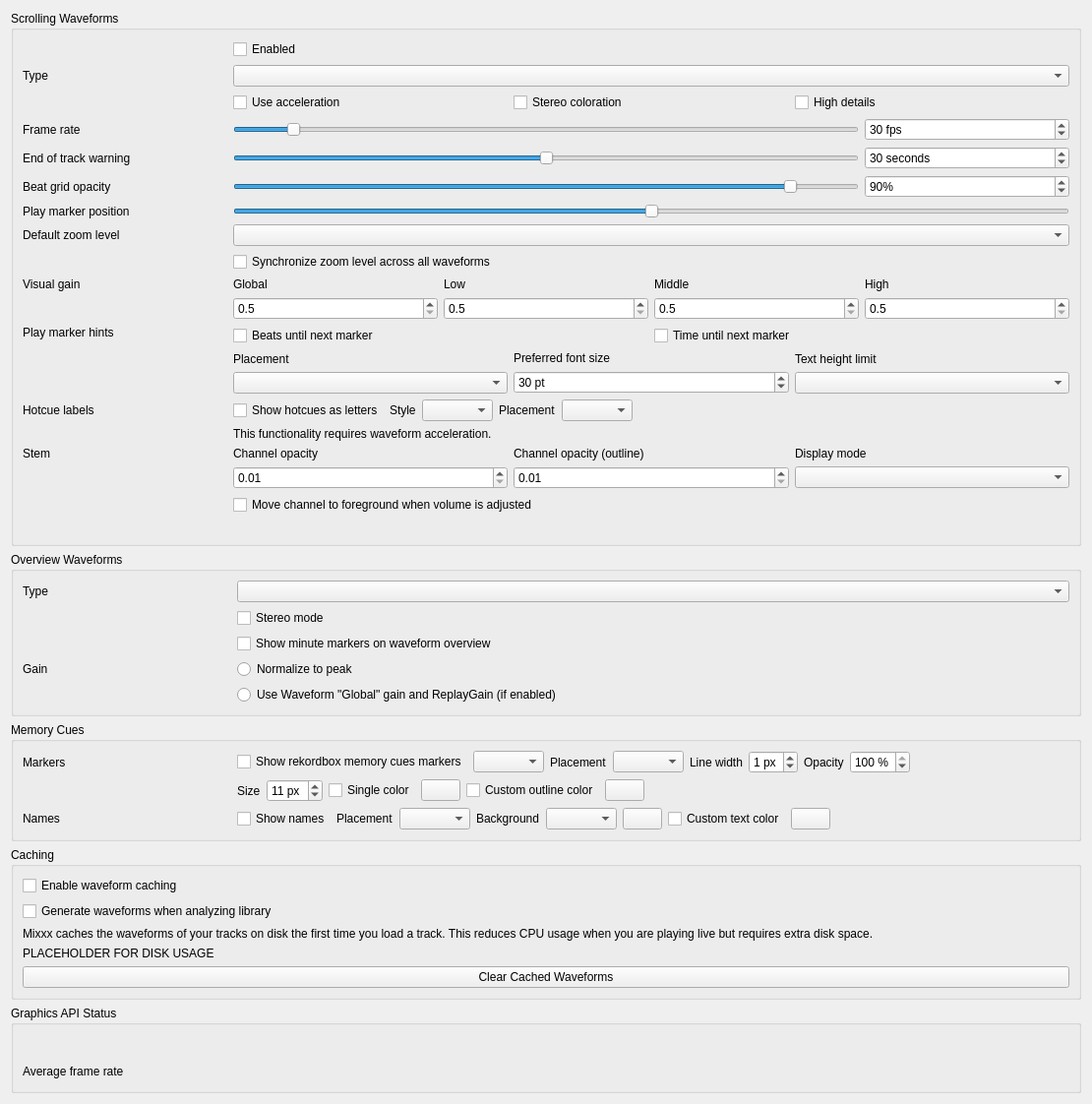
<?xml version="1.0" encoding="UTF-8"?>
<ui version="4.0">
 <class>DlgPrefWaveformDlg</class>
 <widget class="QWidget" name="DlgPrefWaveformDlg">
  <property name="geometry">
   <rect>
    <x>0</x>
    <y>0</y>
    <width>1110</width>
    <height>939</height>
   </rect>
  </property>
  <property name="windowTitle">
   <string>Waveform Preferences</string>
  </property>
  <layout class="QVBoxLayout" name="mainLayout">

  <item>
   <widget class="QGroupBox" name="waveform_groupbox">
    <property name="title">
     <string>Scrolling Waveforms</string>
    </property>
    <layout class="QGridLayout" name="waveform_layout">

     <item row="0" column="1">
      <widget class="QCheckBox" name="useWaveformCheckBox">
       <property name="text">
        <string>Enabled</string>
       </property>
      </widget>
     </item>

     <item row="1" column="0">
      <widget class="QLabel" name="waveformTypeLabel">
       <property name="sizePolicy">
        <sizepolicy hsizetype="Preferred" vsizetype="Preferred">
         <horstretch>0</horstretch>
         <verstretch>0</verstretch>
        </sizepolicy>
       </property>
       <property name="toolTip">
        <string extracomment="The big waveform summary shows the waveform envelope of the track near the current playback position."/>
       </property>
       <property name="text">
        <string>Type</string>
       </property>
       <property name="alignment">
        <set>Qt::AlignLeading|Qt::AlignLeft|Qt::AlignVCenter</set>
       </property>
       <property name="buddy">
        <cstring>waveformTypeComboBox</cstring>
       </property>
      </widget>
     </item>
     <item row="1" column="1" colspan="4">
      <widget class="QComboBox" name="waveformTypeComboBox">
       <property name="toolTip">
        <string>The waveform shows the waveform envelope of the track near the current playback position.
Select from different types of displays for the waveform, which differ primarily in the level of detail shown in the waveform.</string>
       </property>
      </widget>
     </item>

     <item row="2" column="1" colspan="4">
      <layout class="QHBoxLayout" name="waveform_render_options">
       <item>
        <widget class="QCheckBox" name="useAccelerationCheckBox">
         <property name="text">
          <string>Use acceleration</string>
         </property>
        </widget>
       </item>
       <item>
        <widget class="QCheckBox" name="splitLeftRightCheckBox">
         <property name="text">
          <string>Stereo coloration</string>
         </property>
        </widget>
       </item>
       <item>
        <widget class="QCheckBox" name="highDetailCheckBox">
         <property name="text">
          <string>High details</string>
         </property>
        </widget>
       </item>
      </layout>
     </item>

     <item row="4" column="0">
      <widget class="QLabel" name="frameRateLabel">
       <property name="text">
        <string>Frame rate</string>
       </property>
       <property name="alignment">
        <set>Qt::AlignLeading|Qt::AlignLeft|Qt::AlignVCenter</set>
       </property>
       <property name="buddy">
        <cstring>frameRateSlider</cstring>
       </property>
      </widget>
     </item>
     <item row="4" column="1" colspan="3">
      <widget class="QSlider" name="frameRateSlider">
       <property name="sizePolicy">
        <sizepolicy hsizetype="Preferred" vsizetype="Fixed">
         <horstretch>0</horstretch>
         <verstretch>0</verstretch>
        </sizepolicy>
       </property>
       <property name="maximumSize">
        <size>
         <width>16777215</width>
         <height>16777215</height>
        </size>
       </property>
       <property name="minimum">
        <number>10</number>
       </property>
       <property name="maximum">
        <number>240</number>
       </property>
       <property name="value">
        <number>30</number>
       </property>
       <property name="orientation">
        <enum>Qt::Horizontal</enum>
       </property>
      </widget>
     </item>
     <item row="4" column="4">
      <widget class="QSpinBox" name="frameRateSpinBox">
       <property name="toolTip">
        <string/>
       </property>
       <property name="suffix">
        <string> fps</string>
       </property>
       <property name="minimum">
        <number>10</number>
       </property>
       <property name="maximum">
        <number>240</number>
       </property>
       <property name="value">
        <number>30</number>
       </property>
      </widget>
     </item>

     <item row="5" column="0">
      <widget class="QLabel" name="endOfTrackWarningTimeLabel">
       <property name="text">
        <string>End of track warning</string>
       </property>
       <property name="alignment">
        <set>Qt::AlignLeading|Qt::AlignLeft|Qt::AlignVCenter</set>
       </property>
       <property name="buddy">
        <cstring>endOfTrackWarningTimeSlider</cstring>
       </property>
      </widget>
     </item>
     <item row="5" column="1" colspan="3">
      <widget class="QSlider" name="endOfTrackWarningTimeSlider">
       <property name="sizePolicy">
        <sizepolicy hsizetype="Preferred" vsizetype="Fixed">
         <horstretch>0</horstretch>
         <verstretch>0</verstretch>
        </sizepolicy>
       </property>
       <property name="maximumSize">
        <size>
         <width>16777215</width>
         <height>16777215</height>
        </size>
       </property>
       <property name="minimum">
        <number>0</number>
       </property>
       <property name="maximum">
        <number>60</number>
       </property>
       <property name="value">
        <number>30</number>
       </property>
       <property name="orientation">
        <enum>Qt::Horizontal</enum>
       </property>
      </widget>
     </item>
     <item row="5" column="4">
      <widget class="QSpinBox" name="endOfTrackWarningTimeSpinBox">
       <property name="toolTip">
        <string>Highlight the waveforms when the last seconds of a track remains.</string>
       </property>
       <property name="suffix">
        <string> seconds</string>
       </property>
       <property name="minimum">
        <number>0</number>
       </property>
       <property name="maximum">
        <number>60</number>
       </property>
       <property name="value">
        <number>30</number>
       </property>
      </widget>
     </item>

     <item row="6" column="0">
      <widget class="QLabel" name="BeatgridWaveform">
       <property name="toolTip">
        <string/>
       </property>
       <property name="midLineWidth">
        <number>6</number>
       </property>
       <property name="text">
        <string>Beat grid opacity</string>
       </property>
       <property name="alignment">
        <set>Qt::AlignLeading|Qt::AlignLeft|Qt::AlignVCenter</set>
       </property>
      </widget>
     </item>
     <item row="6" column="1" colspan="3">
      <widget class="QSlider" name="beatGridAlphaSlider">
       <property name="maximum">
        <number>100</number>
       </property>
       <property name="value">
        <number>90</number>
       </property>
       <property name="orientation">
        <enum>Qt::Horizontal</enum>
       </property>
      </widget>
     </item>
     <item row="6" column="4">
      <widget class="QSpinBox" name="beatGridAlphaSpinBox">
       <property name="toolTip">
        <string>Set amount of opacity on beat grid lines.</string>
       </property>
       <property name="suffix">
        <string>%</string>
       </property>
       <property name="maximum">
        <number>100</number>
       </property>
       <property name="value">
        <number>90</number>
       </property>
      </widget>
     </item>

     <item row="7" column="0">
      <widget class="QLabel" name="playMarkerPositionLabel">
       <property name="text">
        <string>Play marker position</string>
       </property>
      </widget>
     </item>
     <item row="7" column="1" colspan="4">
      <widget class="QSlider" name="playMarkerPositionSlider">
       <property name="sizePolicy">
        <sizepolicy hsizetype="Preferred" vsizetype="Fixed">
         <horstretch>0</horstretch>
         <verstretch>0</verstretch>
        </sizepolicy>
       </property>
       <property name="maximumSize">
        <size>
         <width>16777215</width>
         <height>16777215</height>
        </size>
       </property>
       <property name="toolTip">
        <string>Moves the play marker position on the waveforms to the left, right or center (default).</string>
       </property>
       <property name="minimum">
        <number>0</number>
       </property>
       <property name="maximum">
        <number>100</number>
       </property>
       <property name="value">
        <number>50</number>
       </property>
       <property name="orientation">
        <enum>Qt::Horizontal</enum>
       </property>
      </widget>
     </item>

     <item row="8" column="0">
      <widget class="QLabel" name="defaultZoomLabel">
       <property name="text">
        <string extracomment="Waveform zoom">Default zoom level</string>
       </property>
       <property name="alignment">
        <set>Qt::AlignLeading|Qt::AlignLeft|Qt::AlignVCenter</set>
       </property>
       <property name="buddy">
        <cstring>defaultZoomComboBox</cstring>
       </property>
      </widget>
     </item>
     <item row="8" column="1" colspan="4">
      <widget class="QComboBox" name="defaultZoomComboBox"/>
     </item>

     <item row="9" column="1" colspan="4">
      <widget class="QCheckBox" name="synchronizeZoomCheckBox">
       <property name="toolTip">
        <string>Synchronize zoom level across all waveform displays.</string>
       </property>
       <property name="text">
        <string>Synchronize zoom level across all waveforms</string>
       </property>
      </widget>
     </item>

     <item row="10" column="0">
      <widget class="QLabel" name="visualGainLabel">
       <property name="text">
        <string>Visual gain</string>
       </property>
       <property name="alignment">
        <set>Qt::AlignLeading|Qt::AlignLeft|Qt::AlignTop</set>
       </property>
       <property name="buddy">
        <cstring>allVisualGain</cstring>
       </property>
      </widget>
     </item>
     <item row="10" column="1" colspan="4">
      <layout class="QGridLayout" name="gridLayout_3">
       <item row="0" column="0">
        <widget class="QLabel" name="visualGainLabel_global">
         <property name="text">
          <string>Global</string>
         </property>
         <property name="alignment">
          <set>Qt::AlignLeading|Qt::AlignLeft|Qt::AlignVCenter</set>
         </property>
         <property name="buddy">
          <cstring>allVisualGain</cstring>
         </property>
        </widget>
       </item>
       <item row="0" column="1">
        <widget class="QLabel" name="visualGainLabel_low">
         <property name="text">
          <string>Low</string>
         </property>
         <property name="alignment">
          <set>Qt::AlignLeading|Qt::AlignLeft|Qt::AlignVCenter</set>
         </property>
         <property name="buddy">
          <cstring>lowVisualGain</cstring>
         </property>
        </widget>
       </item>
       <item row="0" column="2">
        <widget class="QLabel" name="visualGainLabel_mid">
         <property name="text">
          <string>Middle</string>
         </property>
         <property name="alignment">
          <set>Qt::AlignLeading|Qt::AlignLeft|Qt::AlignVCenter</set>
         </property>
         <property name="buddy">
          <cstring>midVisualGain</cstring>
         </property>
        </widget>
       </item>
       <item row="0" column="3">
        <widget class="QLabel" name="visualGainLabel_high">
         <property name="text">
          <string>High</string>
         </property>
         <property name="alignment">
          <set>Qt::AlignLeading|Qt::AlignLeft|Qt::AlignVCenter</set>
         </property>
         <property name="buddy">
          <cstring>highVisualGain</cstring>
         </property>
        </widget>
       </item>

       <item row="1" column="0">
        <widget class="QDoubleSpinBox" name="allVisualGain">
         <property name="toolTip">
          <string>Global visual gain</string>
         </property>
         <property name="decimals">
          <number>1</number>
         </property>
         <property name="minimum">
          <double>0.500000000000000</double>
         </property>
         <property name="maximum">
          <double>5.000000000000000</double>
         </property>
         <property name="singleStep">
          <double>0.100000000000000</double>
         </property>
        </widget>
       </item>
       <item row="1" column="1">
        <widget class="QDoubleSpinBox" name="lowVisualGain">
         <property name="toolTip">
          <string>Visual gain of the low frequencies</string>
         </property>
         <property name="decimals">
          <number>1</number>
         </property>
         <property name="minimum">
          <double>0.500000000000000</double>
         </property>
         <property name="maximum">
          <double>5.000000000000000</double>
         </property>
         <property name="singleStep">
          <double>0.100000000000000</double>
         </property>
        </widget>
       </item>
       <item row="1" column="2">
        <widget class="QDoubleSpinBox" name="midVisualGain">
         <property name="toolTip">
          <string>Visual gain of the middle frequencies</string>
         </property>
         <property name="decimals">
          <number>1</number>
         </property>
         <property name="minimum">
          <double>0.500000000000000</double>
         </property>
         <property name="maximum">
          <double>5.000000000000000</double>
         </property>
         <property name="singleStep">
          <double>0.100000000000000</double>
         </property>
        </widget>
       </item>
       <item row="1" column="3">
        <widget class="QDoubleSpinBox" name="highVisualGain">
         <property name="toolTip">
          <string>Visual gain of the high frequencies</string>
         </property>
         <property name="decimals">
          <number>1</number>
         </property>
         <property name="minimum">
          <double>0.500000000000000</double>
         </property>
         <property name="maximum">
          <double>5.000000000000000</double>
         </property>
         <property name="singleStep">
          <double>0.100000000000000</double>
         </property>
        </widget>
       </item>
      </layout>
     </item>

     <item row="11" column="0">
      <widget class="QLabel" name="marker_hints_label">
       <property name="text">
        <string>Play marker hints</string>
       </property>
       <property name="alignment">
        <set>Qt::AlignLeading|Qt::AlignLeft|Qt::AlignTop</set>
       </property>
      </widget>
     </item>
     <item row="11" column="1" colspan="2">
      <widget class="QCheckBox" name="untilMarkShowBeatsCheckBox">
       <property name="text">
        <string>Beats until next marker</string>
       </property>
      </widget>
     </item>
     <item row="11" column="3" colspan="2">
      <widget class="QCheckBox" name="untilMarkShowTimeCheckBox">
       <property name="text">
        <string>Time until next marker</string>
       </property>
      </widget>
     </item>

     <item row="12" column="1" colspan="4">
      <layout class="QHBoxLayout" name="marker_option_layout">
       <item>
        <layout class="QVBoxLayout" name="marker_options_placement_layout">
         <item>
          <widget class="QLabel" name="untilMarkAlignLabel">
           <property name="text">
            <string>Placement</string>
           </property>
           <property name="alignment">
            <set>Qt::AlignLeading|Qt::AlignLeft|Qt::AlignVCenter</set>
           </property>
           <property name="buddy">
            <cstring>untilMarkAlignComboBox</cstring>
           </property>
          </widget>
         </item>
         <item>
          <widget class="QComboBox" name="untilMarkAlignComboBox"/>
         </item>
        </layout>
       </item>

       <item>
        <layout class="QVBoxLayout" name="marker_options_font_layout">
         <item>
          <widget class="QLabel" name="untilMarkTextPointSizeLabel">
           <property name="text">
            <string>Preferred font size</string>
           </property>
           <property name="alignment">
            <set>Qt::AlignLeading|Qt::AlignLeft|Qt::AlignVCenter</set>
           </property>
           <property name="buddy">
            <cstring>untilMarkTextPointSizeSpinBox</cstring>
           </property>
          </widget>
         </item>
         <item>
          <widget class="QSpinBox" name="untilMarkTextPointSizeSpinBox">
           <property name="toolTip">
            <string/>
           </property>
           <property name="suffix">
            <string> pt</string>
           </property>
           <property name="minimum">
            <number>10</number>
           </property>
           <property name="maximum">
            <number>100</number>
           </property>
           <property name="value">
            <number>30</number>
           </property>
          </widget>
         </item>
        </layout>
       </item>

       <item>
        <layout class="QVBoxLayout" name="marker_options_textheight_layout">
         <item>
          <widget class="QLabel" name="untilMarkTextHeightLimitLabel">
           <property name="text">
            <string>Text height limit</string>
           </property>
           <property name="alignment">
            <set>Qt::AlignLeading|Qt::AlignLeft|Qt::AlignVCenter</set>
           </property>
           <property name="buddy">
            <cstring>untilMarkTextHeightLimitComboBox</cstring>
           </property>
          </widget>
         </item>
         <item>
          <widget class="QComboBox" name="untilMarkTextHeightLimitComboBox"/>
         </item>
        </layout>
       </item>

      </layout><!-- marker_option_layout -->
     </item>

     <item row="13" column="0">
      <widget class="QLabel" name="hotCueLabelsLabel">
       <property name="text">
        <string>Hotcue labels</string>
       </property>
       <property name="alignment">
        <set>Qt::AlignLeading|Qt::AlignLeft|Qt::AlignVCenter</set>
       </property>
      </widget>
     </item>
     <item row="13" column="1" colspan="4">
      <layout class="QHBoxLayout" name="hotCueLabelsLayout">
       <item>
        <widget class="QCheckBox" name="hotCueLettersCheckBox">
         <property name="toolTip">
          <string>Name hotcues A, B, C... instead of 1, 2, 3, like rekordbox hot cues. Hotcues after Z keep their number. A main cue labeled with a single letter (e.g. "C") is shown as "CUE" then.</string>
         </property>
         <property name="text">
          <string>Show hotcues as letters</string>
         </property>
        </widget>
       </item>
       <item>
        <widget class="QLabel" name="hotCueLabelStyleLabel">
         <property name="text">
          <string>Style</string>
         </property>
         <property name="buddy">
          <cstring>hotCueLabelStyleComboBox</cstring>
         </property>
        </widget>
       </item>
       <item>
        <widget class="QComboBox" name="hotCueLabelStyleComboBox">
         <property name="toolTip">
          <string>Look of the hotcue labels. rekordbox: centered on the cue line at the top (or bottom, see Placement), cue colored background and black text.</string>
         </property>
        </widget>
       </item>
       <item>
        <widget class="QLabel" name="hotCueLabelPlacementLabel">
         <property name="text">
          <string>Placement</string>
         </property>
         <property name="buddy">
          <cstring>hotCueLabelPlacementComboBox</cstring>
         </property>
        </widget>
       </item>
       <item>
        <widget class="QComboBox" name="hotCueLabelPlacementComboBox">
         <property name="toolTip">
          <string>Where hotcue labels are drawn: as defined by the skin, or at the top or bottom of the waveforms.</string>
         </property>
        </widget>
       </item>
       <item>
        <spacer name="hotCueLabelsSpacer">
         <property name="orientation">
          <enum>Qt::Horizontal</enum>
         </property>
         <property name="sizeHint" stdset="0">
          <size>
           <width>0</width>
           <height>0</height>
          </size>
         </property>
        </spacer>
       </item>
      </layout>
     </item>
     <item row="14" column="1" colspan="4">
      <widget class="QLabel" name="requiresGLSLLabel">
       <property name="text">
        <string>This functionality requires waveform acceleration.</string>
       </property>
       <property name="alignment">
        <set>Qt::AlignLeading|Qt::AlignLeft|Qt::AlignVCenter</set>
       </property>
      </widget>
     </item>

     <item row="15" column="0">
      <widget class="QLabel" name="stemOpacityLabel">
       <property name="text">
        <string>Stem</string>
       </property>
       <property name="alignment">
        <set>Qt::AlignLeading|Qt::AlignLeft|Qt::AlignTop</set>
       </property>
       <property name="buddy">
        <cstring>stemOpacitySpinBox</cstring>
       </property>
      </widget>
     </item>
     <item row="15" column="1" colspan="4">
      <layout class="QGridLayout" name="stemOpacityGridLayout">
       <item row="0" column="0">
        <widget class="QLabel" name="stemOpacityMainLabel">
         <property name="text">
          <string>Channel opacity</string>
         </property>
         <property name="alignment">
          <set>Qt::AlignLeading|Qt::AlignLeft|Qt::AlignVCenter</set>
         </property>
         <property name="buddy">
          <cstring>stemOpacitySpinBox</cstring>
         </property>
        </widget>
       </item>
       <item row="0" column="1">
        <widget class="QLabel" name="stemOpacityOutlineLabel">
         <property name="text">
          <string>Channel opacity (outline)</string>
         </property>
         <property name="alignment">
          <set>Qt::AlignLeading|Qt::AlignLeft|Qt::AlignVCenter</set>
         </property>
         <property name="buddy">
          <cstring>stemOutlineOpacitySpinBox</cstring>
         </property>
        </widget>
       </item>
       <item row="0" column="2">
        <widget class="QLabel" name="stemDisplayModeLabel">
         <property name="text">
          <string>Display mode</string>
         </property>
         <property name="alignment">
          <set>Qt::AlignLeading|Qt::AlignLeft|Qt::AlignVCenter</set>
         </property>
         <property name="buddy">
          <cstring>stemDisplayModeComboBox</cstring>
         </property>
        </widget>
       </item>

       <item row="1" column="0">
        <widget class="QDoubleSpinBox" name="stemOpacitySpinBox">
         <property name="toolTip">
          <string>Main stem opacity</string>
         </property>
         <property name="decimals">
          <number>2</number>
         </property>
         <property name="minimum">
          <double>0.010000000000000</double>
         </property>
         <property name="maximum">
          <double>1.000000000000000</double>
         </property>
         <property name="singleStep">
          <double>0.010000000000000</double>
         </property>
        </widget>
       </item>
       <item row="1" column="1">
        <widget class="QDoubleSpinBox" name="stemOutlineOpacitySpinBox">
         <property name="toolTip">
          <string>Outline stem opacity</string>
         </property>
         <property name="decimals">
          <number>2</number>
         </property>
         <property name="minimum">
          <double>0.010000000000000</double>
         </property>
         <property name="maximum">
          <double>1.000000000000000</double>
         </property>
         <property name="singleStep">
          <double>0.010000000000000</double>
         </property>
        </widget>
       </item>
       <item row="1" column="2">
        <widget class="QComboBox" name="stemDisplayModeComboBox">
         <property name="toolTip">
          <string>Select the display layout for stem waveforms</string>
         </property>
        </widget>
       </item>
       <item row="2" column="0" colspan="3">
        <widget class="QCheckBox" name="stemReorderLayerOnChangedCheckBox">
         <property name="text">
          <string>Move channel to foreground when volume is adjusted</string>
         </property>
        </widget>
       </item>
      </layout>
     </item>

     <item row="16" column="1" colspan="4">
      <widget class="QLabel" name="requiresGLSLLabel2">
       <property name="alignment">
        <set>Qt::AlignLeading|Qt::AlignLeft|Qt::AlignVCenter</set>
       </property>
      </widget>
     </item>

    </layout>
   </widget>
  </item><!-- waveform groupbox -->

  <item>
   <widget class="QGroupBox" name="overview_groupbox">
    <property name="title">
     <string>Overview Waveforms</string>
    </property>
    <layout class="QGridLayout" name="overview_layout">

     <item row="0" column="0">
      <widget class="QLabel" name="waveformOverviewLabel">
       <property name="toolTip">
        <string extracomment="The smaller, zoomed-out version of the waveform shows the various markers within the track as well as the waveform envelope of the entire track."/>
       </property>
       <property name="text">
        <string>Type</string>
       </property>
      </widget>
     </item>
     <item row="0" column="1" colspan="4">
      <widget class="QComboBox" name="waveformOverviewComboBox">
       <property name="toolTip">
        <string>The waveform overview shows the waveform envelope of the entire track.
Select from different types of displays for the waveform overview, which differ primarily in the level of detail shown in the waveform.</string>
       </property>
      </widget>
     </item>

     <item row="1" column="1" colspan="4">
      <widget class="QCheckBox" name="overviewStereoCheckBox">
       <property name="text">
        <string>Stereo mode</string>
       </property>
      </widget>
     </item>

     <item row="2" column="1" colspan="4">
      <widget class="QCheckBox" name="overviewMinuteMarkersCheckBox">
       <property name="text">
        <string>Show minute markers on waveform overview</string>
       </property>
      </widget>
     </item>

     <item row="3" column="0">
      <widget class="QLabel" name="overview_gain_label">
       <property name="toolTip">
        <string extracomment="Select a gain mode for the waveform overview."/>
       </property>
       <property name="text">
        <string>Gain</string>
       </property>
      </widget>
     </item>
     <item row="3" column="1" colspan="4">
      <widget class="QRadioButton" name="overview_scale_normalize">
       <property name="text">
        <string>Normalize to peak</string>
       </property>
       <attribute name="buttonGroup">
        <string notr="true">overview_scale_options</string>
       </attribute>
      </widget>
     </item>
     <item row="4" column="1" colspan="4">
      <widget class="QRadioButton" name="overview_scale_allReplayGain">
       <property name="text">
        <string extracomment="'Global' refers to the 'Global' visual gain in the scrolling waveform settings">Use Waveform "Global" gain and ReplayGain (if enabled)</string>
       </property>
       <attribute name="buttonGroup">
        <string notr="true">overview_scale_options</string>
       </attribute>
      </widget>
     </item>

    </layout>
   </widget>
  </item><!-- overview_groupbox -->

  <item>
   <widget class="QGroupBox" name="memory_cues_groupbox">
    <property name="title">
     <string>Memory Cues</string>
    </property>
    <layout class="QGridLayout" name="memory_cues_layout">
     <item row="0" column="0">
      <widget class="QLabel" name="memoryCueMarkersLabel">
       <property name="text">
        <string>Markers</string>
       </property>
       <property name="alignment">
        <set>Qt::AlignLeading|Qt::AlignLeft|Qt::AlignVCenter</set>
       </property>
      </widget>
     </item>
     <item row="0" column="1" colspan="4">
      <layout class="QHBoxLayout" name="memoryCueMarkersLayout">
       <item>
        <widget class="QCheckBox" name="showMemoryCueMarkersCheckBox">
         <property name="toolTip">
          <string>Draw hotcues 9 and up as small triangles in the cue color, without number, like rekordbox memory cues. Memory cues imported from rekordbox USB drives are placed on these hotcues.</string>
         </property>
         <property name="text">
          <string>Show rekordbox memory cues markers</string>
         </property>
        </widget>
       </item>
       <item>
        <widget class="QComboBox" name="memoryCueMarkerViewComboBox">
         <property name="toolTip">
          <string>Where to draw the memory cue markers. In the other view, memory cues are shown as normal numbered hotcues.</string>
         </property>
        </widget>
       </item>
       <item>
        <widget class="QLabel" name="memoryCueMarkerAlignLabel">
         <property name="text">
          <string>Placement</string>
         </property>
         <property name="buddy">
          <cstring>memoryCueMarkerAlignComboBox</cstring>
         </property>
        </widget>
       </item>
       <item>
        <widget class="QComboBox" name="memoryCueMarkerAlignComboBox">
         <property name="toolTip">
          <string>Show the memory cue triangle at the top, at the bottom or at both edges of the waveforms.</string>
         </property>
        </widget>
       </item>
       <item>
        <widget class="QLabel" name="memoryCueMarkerLineWidthLabel">
         <property name="text">
          <string>Line width</string>
         </property>
         <property name="buddy">
          <cstring>memoryCueMarkerLineWidthSpinBox</cstring>
         </property>
        </widget>
       </item>
       <item>
        <widget class="QSpinBox" name="memoryCueMarkerLineWidthSpinBox">
         <property name="toolTip">
          <string>Thickness of the memory cue marker line. 0 px shows only the triangles.</string>
         </property>
         <property name="suffix">
          <string> px</string>
         </property>
         <property name="minimum">
          <number>0</number>
         </property>
         <property name="maximum">
          <number>5</number>
         </property>
         <property name="value">
          <number>1</number>
         </property>
        </widget>
       </item>
       <item>
        <widget class="QLabel" name="memoryCueMarkerOpacityLabel">
         <property name="text">
          <string>Opacity</string>
         </property>
         <property name="buddy">
          <cstring>memoryCueMarkerOpacitySpinBox</cstring>
         </property>
        </widget>
       </item>
       <item>
        <widget class="QSpinBox" name="memoryCueMarkerOpacitySpinBox">
         <property name="toolTip">
          <string>Opacity of the memory cue lines and triangles. Lower values let the waveform show through. Names are not affected.</string>
         </property>
         <property name="suffix">
          <string> %</string>
         </property>
         <property name="minimum">
          <number>10</number>
         </property>
         <property name="maximum">
          <number>100</number>
         </property>
         <property name="singleStep">
          <number>5</number>
         </property>
         <property name="value">
          <number>100</number>
         </property>
        </widget>
       </item>
       <item>
        <spacer name="memoryCueMarkersSpacer">
         <property name="orientation">
          <enum>Qt::Horizontal</enum>
         </property>
         <property name="sizeHint" stdset="0">
          <size>
           <width>0</width>
           <height>0</height>
          </size>
         </property>
        </spacer>
       </item>
      </layout>
     </item>
     <item row="1" column="1" colspan="4">
      <layout class="QHBoxLayout" name="memoryCueMarkersStyleLayout">
       <item>
        <widget class="QLabel" name="memoryCueMarkerSizeLabel">
         <property name="text">
          <string>Size</string>
         </property>
         <property name="buddy">
          <cstring>memoryCueMarkerSizeSpinBox</cstring>
         </property>
        </widget>
       </item>
       <item>
        <widget class="QSpinBox" name="memoryCueMarkerSizeSpinBox">
         <property name="toolTip">
          <string>Size of the memory cue triangles in the scrolling waveforms. The overview uses a slightly smaller size.</string>
         </property>
         <property name="suffix">
          <string> px</string>
         </property>
         <property name="minimum">
          <number>5</number>
         </property>
         <property name="maximum">
          <number>31</number>
         </property>
         <property name="singleStep">
          <number>2</number>
         </property>
         <property name="value">
          <number>11</number>
         </property>
        </widget>
       </item>
       <item>
        <widget class="QCheckBox" name="memoryCueMarkerSingleColorCheckBox">
         <property name="toolTip">
          <string>Draw all memory cues in one color (e.g. rekordbox red) instead of each cue's own color.</string>
         </property>
         <property name="text">
          <string>Single color</string>
         </property>
        </widget>
       </item>
       <item>
        <widget class="QPushButton" name="memoryCueMarkerColorButton">
         <property name="minimumSize">
          <size>
           <width>40</width>
           <height>0</height>
          </size>
         </property>
         <property name="maximumSize">
          <size>
           <width>40</width>
           <height>16777215</height>
          </size>
         </property>
         <property name="text">
          <string/>
         </property>
        </widget>
       </item>
       <item>
        <widget class="QCheckBox" name="memoryCueMarkerCustomOutlineCheckBox">
         <property name="toolTip">
          <string>Draw the outline of the memory cue triangles in a custom color instead of the automatic one.</string>
         </property>
         <property name="text">
          <string>Custom outline color</string>
         </property>
        </widget>
       </item>
       <item>
        <widget class="QPushButton" name="memoryCueMarkerOutlineColorButton">
         <property name="minimumSize">
          <size>
           <width>40</width>
           <height>0</height>
          </size>
         </property>
         <property name="maximumSize">
          <size>
           <width>40</width>
           <height>16777215</height>
          </size>
         </property>
         <property name="text">
          <string/>
         </property>
        </widget>
       </item>
       <item>
        <spacer name="memoryCueMarkersStyleSpacer">
         <property name="orientation">
          <enum>Qt::Horizontal</enum>
         </property>
         <property name="sizeHint" stdset="0">
          <size>
           <width>0</width>
           <height>0</height>
          </size>
         </property>
        </spacer>
       </item>
      </layout>
     </item>
     <item row="2" column="1" colspan="4">
      <layout class="QHBoxLayout" name="memoryCueNamesLayout">
       <item>
        <widget class="QCheckBox" name="memoryCueMarkerShowNamesCheckBox">
         <property name="toolTip">
          <string>Show the name of each memory cue (e.g. the rekordbox comment) next to its marker. Long names are shortened so they don't run into the next label.</string>
         </property>
         <property name="text">
          <string>Show names</string>
         </property>
        </widget>
       </item>
       <item>
        <widget class="QLabel" name="memoryCueNameAlignLabel">
         <property name="text">
          <string>Placement</string>
         </property>
         <property name="buddy">
          <cstring>memoryCueNameAlignComboBox</cstring>
         </property>
        </widget>
       </item>
       <item>
        <widget class="QComboBox" name="memoryCueNameAlignComboBox">
         <property name="toolTip">
          <string>Show the memory cue names at the top or at the bottom of the waveforms.</string>
         </property>
        </widget>
       </item>
       <item>
        <widget class="QLabel" name="memoryCueNameBackgroundLabel">
         <property name="text">
          <string>Background</string>
         </property>
         <property name="buddy">
          <cstring>memoryCueNameBackgroundComboBox</cstring>
         </property>
        </widget>
       </item>
       <item>
        <widget class="QComboBox" name="memoryCueNameBackgroundComboBox">
         <property name="toolTip">
          <string>Background behind the names: none, a subtle box in the cue color like hotcue labels, or a custom color (transparency supported).</string>
         </property>
        </widget>
       </item>
       <item>
        <widget class="QPushButton" name="memoryCueNameBackgroundColorButton">
         <property name="minimumSize">
          <size>
           <width>40</width>
           <height>0</height>
          </size>
         </property>
         <property name="maximumSize">
          <size>
           <width>40</width>
           <height>16777215</height>
          </size>
         </property>
         <property name="text">
          <string/>
         </property>
        </widget>
       </item>
       <item>
        <widget class="QCheckBox" name="memoryCueNameCustomTextColorCheckBox">
         <property name="toolTip">
          <string>Draw the names in a custom text color instead of the automatic one.</string>
         </property>
         <property name="text">
          <string>Custom text color</string>
         </property>
        </widget>
       </item>
       <item>
        <widget class="QPushButton" name="memoryCueNameTextColorButton">
         <property name="minimumSize">
          <size>
           <width>40</width>
           <height>0</height>
          </size>
         </property>
         <property name="maximumSize">
          <size>
           <width>40</width>
           <height>16777215</height>
          </size>
         </property>
         <property name="text">
          <string/>
         </property>
        </widget>
       </item>
       <item>
        <spacer name="memoryCueNamesSpacer">
         <property name="orientation">
          <enum>Qt::Horizontal</enum>
         </property>
         <property name="sizeHint" stdset="0">
          <size>
           <width>0</width>
           <height>0</height>
          </size>
         </property>
        </spacer>
       </item>
      </layout>
     </item>
     <item row="2" column="0">
      <widget class="QLabel" name="memoryCueNamesLabel">
       <property name="text">
        <string>Names</string>
       </property>
       <property name="alignment">
        <set>Qt::AlignLeading|Qt::AlignLeft|Qt::AlignVCenter</set>
       </property>
      </widget>
     </item>
    </layout>
   </widget>
  </item><!-- memory_cues_groupbox -->

  <item>
   <widget class="QGroupBox" name="caching_groupbox">
    <property name="title">
     <string>Caching</string>
    </property>
    <layout class="QVBoxLayout" name="caching_layout">
     <item>
      <widget class="QCheckBox" name="enableWaveformCaching">
       <property name="text">
        <string>Enable waveform caching</string>
       </property>
      </widget>
     </item>
     <item>
      <widget class="QCheckBox" name="enableWaveformGenerationWithAnalysis">
       <property name="text">
        <string>Generate waveforms when analyzing library</string>
       </property>
      </widget>
     </item>
     <item>
      <widget class="QLabel" name="waveformCachingInfo">
       <property name="text">
        <string>Mixxx caches the waveforms of your tracks on disk the first time you load a track. This reduces CPU usage when you are playing live but requires extra disk space.</string>
       </property>
       <property name="wordWrap">
        <bool>true</bool>
       </property>
      </widget>
     </item>
     <item>
      <widget class="QLabel" name="waveformDiskUsage">
       <property name="sizePolicy">
        <sizepolicy hsizetype="Expanding" vsizetype="Minimum">
         <horstretch>0</horstretch>
         <verstretch>0</verstretch>
        </sizepolicy>
       </property>
       <property name="text">
        <string notr="true">PLACEHOLDER FOR DISK USAGE</string>
       </property>
       <property name="wordWrap">
        <bool>true</bool>
       </property>
      </widget>
     </item>
     <item>
      <widget class="QPushButton" name="clearCachedWaveforms">
       <property name="text">
        <string>Clear Cached Waveforms</string>
       </property>
      </widget>
     </item>
    </layout>
   </widget>
  </item><!-- caching_groupbox -->

  <item>
   <widget class="QGroupBox" name="opengl_status_groupbox">
    <property name="title">
     <string>Graphics API Status</string>
    </property>
    <layout class="QGridLayout" name="opengl_status_layout">
     <item row="0" column="0" colspan="3">
      <widget class="QLabel" name="graphicsApiStatusData">
       <property name="sizePolicy">
        <sizepolicy hsizetype="Expanding" vsizetype="Minimum">
         <horstretch>0</horstretch>
         <verstretch>0</verstretch>
        </sizepolicy>
       </property>
       <property name="toolTip">
       <string>Displays the graphics API used by the current renderer.</string>
       </property>
       <property name="text">
        <string/>
       </property>
       <property name="wordWrap">
        <bool>true</bool>
       </property>
       <property name="textInteractionFlags">
        <set>Qt::TextSelectableByKeyboard|Qt::TextSelectableByMouse</set>
       </property>
      </widget>
     </item>
     <item row="1" column="0">
      <widget class="QLabel" name="openGlStatusLabel_2">
       <property name="toolTip">
        <string/>
       </property>
       <property name="text">
        <string>Average frame rate</string>
       </property>
       <property name="alignment">
        <set>Qt::AlignLeading|Qt::AlignLeft|Qt::AlignVCenter</set>
       </property>
      </widget>
     </item>
     <item row="1" column="1" colspan="2">
      <widget class="QLabel" name="frameRateAverage">
       <property name="toolTip">
        <string>Displays the actual frame rate.</string>
       </property>
       <property name="text">
        <string/>
       </property>
      </widget>
     </item>
    </layout>
   </widget>
  </item><!-- opengl_status_groupbox -->

 </layout>
 </widget>
 <tabstops>
  <tabstop>useWaveformCheckBox</tabstop>
  <tabstop>waveformTypeComboBox</tabstop>
  <tabstop>useAccelerationCheckBox</tabstop>
  <tabstop>splitLeftRightCheckBox</tabstop>
  <tabstop>highDetailCheckBox</tabstop>
  <tabstop>frameRateSlider</tabstop>
  <tabstop>frameRateSpinBox</tabstop>
  <tabstop>endOfTrackWarningTimeSlider</tabstop>
  <tabstop>endOfTrackWarningTimeSpinBox</tabstop>
  <tabstop>beatGridAlphaSlider</tabstop>
  <tabstop>beatGridAlphaSpinBox</tabstop>
  <tabstop>playMarkerPositionSlider</tabstop>
  <tabstop>defaultZoomComboBox</tabstop>
  <tabstop>synchronizeZoomCheckBox</tabstop>
  <tabstop>allVisualGain</tabstop>
  <tabstop>lowVisualGain</tabstop>
  <tabstop>midVisualGain</tabstop>
  <tabstop>highVisualGain</tabstop>
  <tabstop>untilMarkShowBeatsCheckBox</tabstop>
  <tabstop>untilMarkShowTimeCheckBox</tabstop>
  <tabstop>untilMarkAlignComboBox</tabstop>
  <tabstop>untilMarkTextPointSizeSpinBox</tabstop>
  <tabstop>untilMarkTextHeightLimitComboBox</tabstop>
 <tabstop>showMemoryCueMarkersCheckBox</tabstop>
 <tabstop>memoryCueMarkerViewComboBox</tabstop>
 <tabstop>memoryCueMarkerAlignComboBox</tabstop>
 <tabstop>memoryCueMarkerLineWidthSpinBox</tabstop>
 <tabstop>memoryCueMarkerOpacitySpinBox</tabstop>
 <tabstop>memoryCueMarkerSizeSpinBox</tabstop>
 <tabstop>memoryCueMarkerSingleColorCheckBox</tabstop>
 <tabstop>memoryCueMarkerColorButton</tabstop>
 <tabstop>memoryCueMarkerCustomOutlineCheckBox</tabstop>
 <tabstop>memoryCueMarkerOutlineColorButton</tabstop>
 <tabstop>memoryCueMarkerShowNamesCheckBox</tabstop>
 <tabstop>memoryCueNameAlignComboBox</tabstop>
 <tabstop>memoryCueNameBackgroundComboBox</tabstop>
 <tabstop>memoryCueNameBackgroundColorButton</tabstop>
 <tabstop>memoryCueNameCustomTextColorCheckBox</tabstop>
 <tabstop>memoryCueNameTextColorButton</tabstop>
 <tabstop>hotCueLettersCheckBox</tabstop>
 <tabstop>hotCueLabelStyleComboBox</tabstop>
 <tabstop>hotCueLabelPlacementComboBox</tabstop>
  <tabstop>waveformOverviewComboBox</tabstop>
  <tabstop>overviewStereoCheckBox</tabstop>
  <tabstop>overviewMinuteMarkersCheckBox</tabstop>
  <tabstop>overview_scale_normalize</tabstop>
  <tabstop>overview_scale_allReplayGain</tabstop>
  <tabstop>enableWaveformCaching</tabstop>
  <tabstop>enableWaveformGenerationWithAnalysis</tabstop>
  <tabstop>clearCachedWaveforms</tabstop>
 </tabstops>
 <buttongroups>
  <buttongroup name="overview_scale_options"/>
 </buttongroups>
 <resources/>
 <connections/>
</ui>
